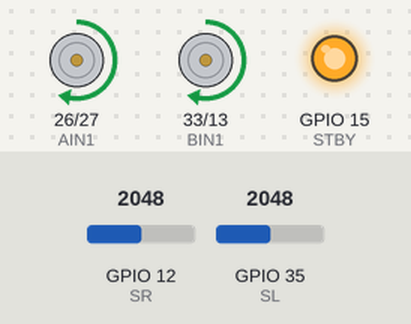
A sketch run on a simulated ESP32. Shown: motor-driver pin pairs drawn as motors (green arrow = first pin HIGH = forward, orange = second pin HIGH = backward, longer = more drive, scaled by the enable pin, stopped while the standby pin is LOW), output pins drawn as LEDs (lit = HIGH). The test bench sets the inputs (shaded band); at power-on: GPIO 12 (SR) = 2048, GPIO 35 (SL) = 2048. What the sketch prints to the serial monitor is not drawn.

Above: at 2.2 s.
2.3 s: GPIO 12 (SR) set to 1945
At 2.8 s:
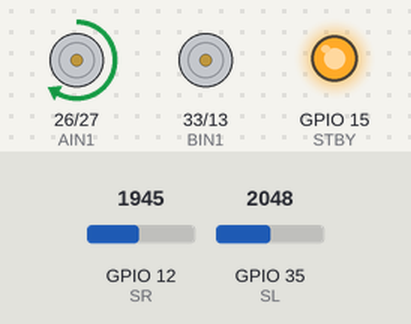
3.8 s: GPIO 12 (SR) set to 2040
At 5.0 s:
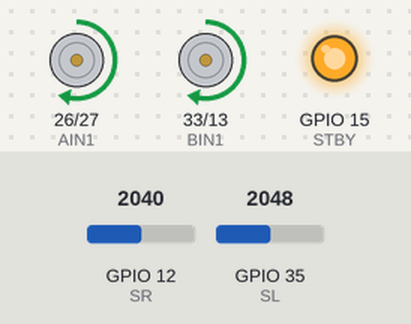
5.3 s: GPIO 35 (SL) set to 1950
At 6.3 s:
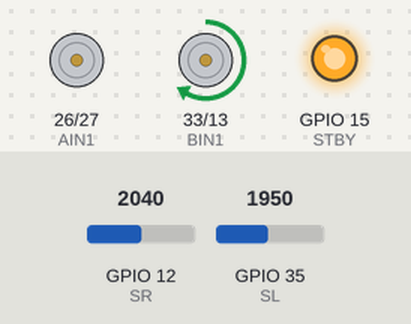
6.8 s: GPIO 35 (SL) set to 2040
At 7.5 s:
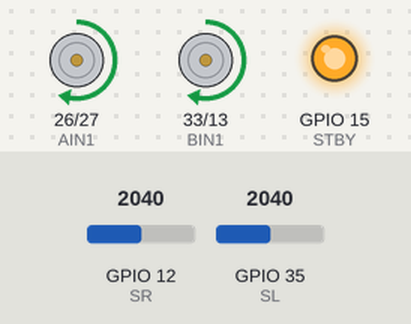
Timing chart, 0 to 9.3 s (numbered marks = the images above; inputs shaded):
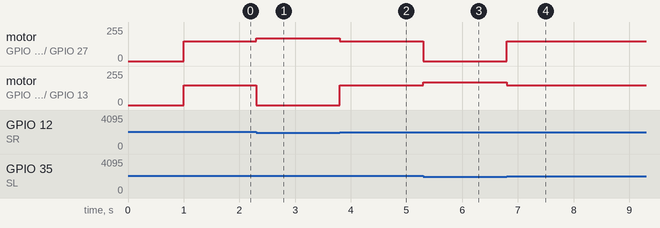

The sketch:

standalone_auto_rover.ino
```cpp
// VORTEX STANDALONE AUTO ROVER (PURE NAVIGATION)
//
// TRACK: WHITE background with BLACK line
// SENSOR LAYOUT: [LEFT_IR] ─── BLACK LINE ─── [RIGHT_IR]
//
// 🟢 IR Sensors
//   - D35 -> LEFT
//   - D12 -> RIGHT
//
// 🔴 Motors (TB6612FNG)
//   - Motor A (D25, D26, D27) -> Left wheel
//   - Motor B (D32, D33, D13) -> Right wheel
//   - D15 -> STBY

#define PWMA 25
#define AIN1 26
#define AIN2 27
#define PWMB 32
#define BIN1 33
#define BIN2 13
#define STBY 15

#define SL   35
#define SR   12

#define SPEED     150   // Straight-line speed
#define TURN_SPD  170   // Correction speed
#define THRESH    2000  // Analog threshold: above = WHITE (HIGH), below = BLACK (LOW)

// ── Motor helpers ────────────────────────────────────────
// LEFT WHEEL (Motor A)
void lFwd(int s) { digitalWrite(AIN1,HIGH); digitalWrite(AIN2,LOW);  ledcWrite(PWMA,s); }
void lRev(int s) { digitalWrite(AIN1,LOW);  digitalWrite(AIN2,HIGH); ledcWrite(PWMA,s); }
void lOff()      { digitalWrite(AIN1,LOW);  digitalWrite(AIN2,LOW);  ledcWrite(PWMA,0); }

// RIGHT WHEEL (Motor B)
void rFwd(int s) { digitalWrite(BIN1,HIGH); digitalWrite(BIN2,LOW);  ledcWrite(PWMB,s); }
void rRev(int s) { digitalWrite(BIN1,LOW);  digitalWrite(BIN2,HIGH); ledcWrite(PWMB,s); }
void rOff()      { digitalWrite(BIN1,LOW);  digitalWrite(BIN2,LOW);  ledcWrite(PWMB,0); }

void stopAll() { lOff(); rOff(); }

// ── Setup ────────────────────────────────────────────────
void setup() {
  Serial.begin(115200);

  pinMode(AIN1,OUTPUT); pinMode(AIN2,OUTPUT);
  pinMode(BIN1,OUTPUT); pinMode(BIN2,OUTPUT);
  pinMode(STBY,OUTPUT); digitalWrite(STBY,HIGH);
  pinMode(SL,INPUT);    pinMode(SR,INPUT);

  ledcAttach(PWMA, 1000, 8);
  ledcAttach(PWMB, 1000, 8);
  stopAll();

  Serial.println("\n=== VORTEX PURE AUTO ROVER ===");
  Serial.println("Wi-Fi removed completely to eliminate stuttering.");
  delay(1000);
}

// ── Main Loop ────────────────────────────────────────────
void loop() {
  int lv = analogRead(SL);
  int rv = analogRead(SR);

  // WHITE background reflects light -> high sensor reading (analog > THRESH)
  // BLACK line absorbs light        -> low sensor reading (analog < THRESH)
  bool L_white = (lv > THRESH);
  bool R_white = (rv > THRESH);

  if (L_white && R_white) {
    // Both sensors on white background → Coasting / Straight
    lFwd(SPEED);
    rFwd(SPEED);
  }
  else if (!L_white && R_white) {
    // Left sensor on black line -> rover drifted RIGHT -> correct LEFT
    lOff();
    rFwd(TURN_SPD);
  }
  else if (L_white && !R_white) {
    // Right sensor on black line -> rover drifted LEFT -> correct RIGHT
    lFwd(TURN_SPD);
    rOff();
  }
  else {
    // Both sensors on black line -> Intersection or Gap
    lFwd(SPEED);
    rFwd(SPEED);
  }
}
```

Measured:
- the behaviour switches between 2001 and 2000 on GPIO 12 (SR) (found by bisection; images 0 and 1)
- the behaviour switches between 2001 and 2000 on GPIO 35 (SL) (found by bisection; images 2 and 3)
- after the input at 2.3 s, motor on GPIO 26 (AIN1) / GPIO 27 (AIN2): forward 149/255 → forward 169/255 at once; motor on GPIO 33 (BIN1) / GPIO 13 (BIN2): forward 149/255 → stopped at once
- after the input at 3.8 s, motor on GPIO 26 (AIN1) / GPIO 27 (AIN2): forward 169/255 → forward 149/255 at once; motor on GPIO 33 (BIN1) / GPIO 13 (BIN2): stopped → forward 149/255 at once
- after the input at 5.3 s, motor on GPIO 26 (AIN1) / GPIO 27 (AIN2): forward 149/255 → stopped at once; motor on GPIO 33 (BIN1) / GPIO 13 (BIN2): forward 149/255 → forward 169/255 at once
- after the input at 6.8 s, motor on GPIO 26 (AIN1) / GPIO 27 (AIN2): stopped → forward 149/255 at once; motor on GPIO 33 (BIN1) / GPIO 13 (BIN2): forward 169/255 → forward 149/255 at once
